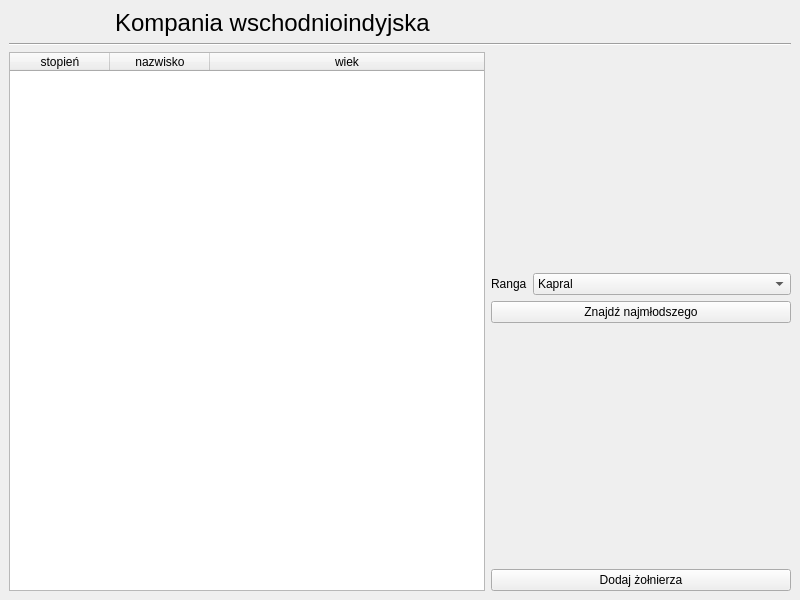
<?xml version="1.0" encoding="UTF-8"?>
<ui version="4.0">
 <class>MainWindow</class>
 <widget class="QMainWindow" name="MainWindow">
  <property name="geometry">
   <rect>
    <x>0</x>
    <y>0</y>
    <width>800</width>
    <height>600</height>
   </rect>
  </property>
  <property name="windowTitle">
   <string>MainWindow</string>
  </property>
  <widget class="QWidget" name="centralwidget">
   <layout class="QVBoxLayout" name="verticalLayout">
    <item>
     <layout class="QHBoxLayout" name="horizontalLayout">
      <item>
       <widget class="QLabel" name="label">
        <property name="maximumSize">
         <size>
          <width>100</width>
          <height>100</height>
         </size>
        </property>
        <property name="text">
         <string/>
        </property>
        <property name="pixmap">
         <pixmap resource="resources.qrc">:/logo.png</pixmap>
        </property>
        <property name="scaledContents">
         <bool>true</bool>
        </property>
       </widget>
      </item>
      <item>
       <widget class="QLabel" name="label_2">
        <property name="font">
         <font>
          <pointsize>18</pointsize>
         </font>
        </property>
        <property name="text">
         <string>Kompania wschodnioindyjska</string>
        </property>
       </widget>
      </item>
     </layout>
    </item>
    <item>
     <widget class="Line" name="line">
      <property name="orientation">
       <enum>Qt::Horizontal</enum>
      </property>
     </widget>
    </item>
    <item>
     <layout class="QHBoxLayout" name="horizontalLayout_2">
      <item>
       <widget class="QTableWidget" name="table">
        <property name="sortingEnabled">
         <bool>true</bool>
        </property>
        <attribute name="horizontalHeaderVisible">
         <bool>true</bool>
        </attribute>
        <attribute name="horizontalHeaderCascadingSectionResizes">
         <bool>false</bool>
        </attribute>
        <attribute name="horizontalHeaderStretchLastSection">
         <bool>true</bool>
        </attribute>
        <attribute name="verticalHeaderVisible">
         <bool>true</bool>
        </attribute>
        <attribute name="verticalHeaderStretchLastSection">
         <bool>false</bool>
        </attribute>
        <column>
         <property name="text">
          <string>stopień</string>
         </property>
        </column>
        <column>
         <property name="text">
          <string>nazwisko</string>
         </property>
        </column>
        <column>
         <property name="text">
          <string>wiek</string>
         </property>
        </column>
       </widget>
      </item>
      <item>
       <layout class="QFormLayout" name="formLayout">
        <item row="5" column="0" colspan="2">
         <widget class="QPushButton" name="add_button">
          <property name="minimumSize">
           <size>
            <width>300</width>
            <height>0</height>
           </size>
          </property>
          <property name="text">
           <string>Dodaj żołnierza</string>
          </property>
         </widget>
        </item>
        <item row="4" column="0">
         <spacer name="verticalSpacer">
          <property name="orientation">
           <enum>Qt::Vertical</enum>
          </property>
          <property name="sizeHint" stdset="0">
           <size>
            <width>20</width>
            <height>40</height>
           </size>
          </property>
         </spacer>
        </item>
        <item row="0" column="0">
         <spacer name="verticalSpacer_2">
          <property name="orientation">
           <enum>Qt::Vertical</enum>
          </property>
          <property name="sizeHint" stdset="0">
           <size>
            <width>20</width>
            <height>40</height>
           </size>
          </property>
         </spacer>
        </item>
        <item row="2" column="0" colspan="2">
         <widget class="QPushButton" name="find_youngest_button">
          <property name="text">
           <string>Znajdź najmłodszego</string>
          </property>
         </widget>
        </item>
        <item row="3" column="0" colspan="2">
         <widget class="QLabel" name="youngest_soldier_label">
          <property name="text">
           <string/>
          </property>
          <property name="alignment">
           <set>Qt::AlignCenter</set>
          </property>
         </widget>
        </item>
        <item row="1" column="1">
         <widget class="QComboBox" name="youngest_rank_input">
          <item>
           <property name="text">
            <string>Kapral</string>
           </property>
          </item>
          <item>
           <property name="text">
            <string>Szeregowy</string>
           </property>
          </item>
          <item>
           <property name="text">
            <string>Generał</string>
           </property>
          </item>
         </widget>
        </item>
        <item row="1" column="0">
         <widget class="QLabel" name="label_3">
          <property name="text">
           <string>Ranga</string>
          </property>
         </widget>
        </item>
       </layout>
      </item>
     </layout>
    </item>
   </layout>
  </widget>
 </widget>
 <resources>
  <include location="resources.qrc"/>
 </resources>
 <connections/>
</ui>
